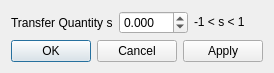
<?xml version="1.0" encoding="UTF-8"?>
<ui version="4.0">
 <class>GridCreatingConditionRiverSurveyPointMoveDialog</class>
 <widget class="QDialog" name="GridCreatingConditionRiverSurveyPointMoveDialog">
  <property name="geometry">
   <rect>
    <x>0</x>
    <y>0</y>
    <width>261</width>
    <height>71</height>
   </rect>
  </property>
  <property name="windowTitle">
   <string>Move Division Point</string>
  </property>
  <layout class="QVBoxLayout" name="verticalLayout">
   <item>
    <layout class="QHBoxLayout" name="horizontalLayout">
     <item>
      <widget class="QLabel" name="label">
       <property name="text">
        <string>Transfer Quantity s</string>
       </property>
      </widget>
     </item>
     <item>
      <widget class="QDoubleSpinBox" name="sSpinBox">
       <property name="decimals">
        <number>3</number>
       </property>
       <property name="minimum">
        <double>-0.999000000000000</double>
       </property>
       <property name="maximum">
        <double>0.999000000000000</double>
       </property>
       <property name="singleStep">
        <double>0.100000000000000</double>
       </property>
      </widget>
     </item>
     <item>
      <widget class="QLabel" name="label_2">
       <property name="text">
        <string>-1 &lt; s &lt; 1</string>
       </property>
      </widget>
     </item>
    </layout>
   </item>
   <item>
    <widget class="QDialogButtonBox" name="buttonBox">
     <property name="orientation">
      <enum>Qt::Horizontal</enum>
     </property>
     <property name="standardButtons">
      <set>QDialogButtonBox::Apply|QDialogButtonBox::Cancel|QDialogButtonBox::Ok</set>
     </property>
     <property name="centerButtons">
      <bool>true</bool>
     </property>
    </widget>
   </item>
  </layout>
 </widget>
 <resources/>
 <connections>
  <connection>
   <sender>buttonBox</sender>
   <signal>accepted()</signal>
   <receiver>GridCreatingConditionRiverSurveyPointMoveDialog</receiver>
   <slot>accept()</slot>
   <hints>
    <hint type="sourcelabel">
     <x>248</x>
     <y>254</y>
    </hint>
    <hint type="destinationlabel">
     <x>157</x>
     <y>274</y>
    </hint>
   </hints>
  </connection>
  <connection>
   <sender>buttonBox</sender>
   <signal>rejected()</signal>
   <receiver>GridCreatingConditionRiverSurveyPointMoveDialog</receiver>
   <slot>reject()</slot>
   <hints>
    <hint type="sourcelabel">
     <x>316</x>
     <y>260</y>
    </hint>
    <hint type="destinationlabel">
     <x>286</x>
     <y>274</y>
    </hint>
   </hints>
  </connection>
 </connections>
</ui>
